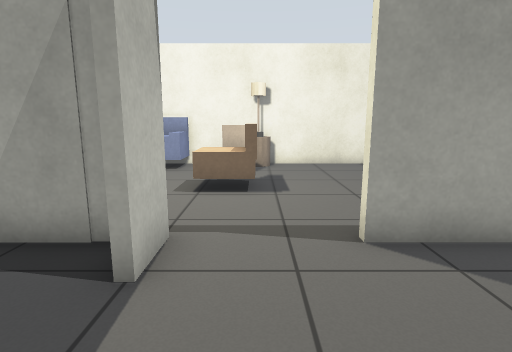
view 1 (above)

18 first-person views from a walk through a Gazebo world. The camera is 0.9 m above the floor, tilts 10° down and sees 80° across. The floor is counted in squares, 0.5 m on a side. Each view is taken from the middle of a square. On the plan, view 1 faces up. The plan holds only what a view shows up to about 16 squares ahead; the rest is blank. Robots are left out.

view 2
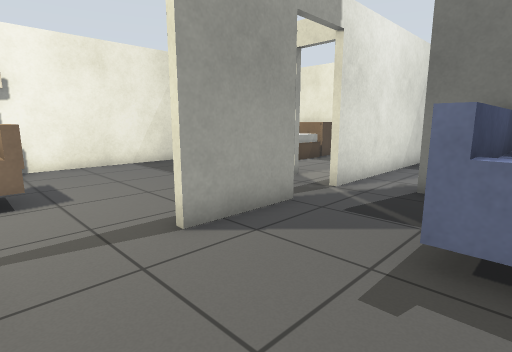

view 3
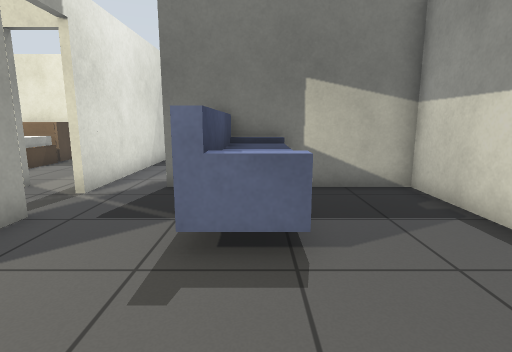

view 4
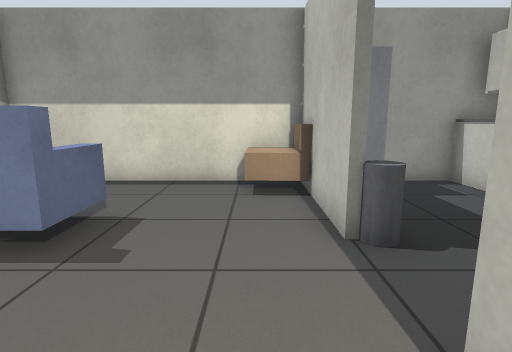

view 5
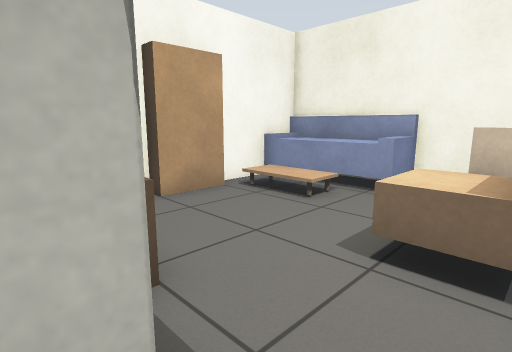

view 6
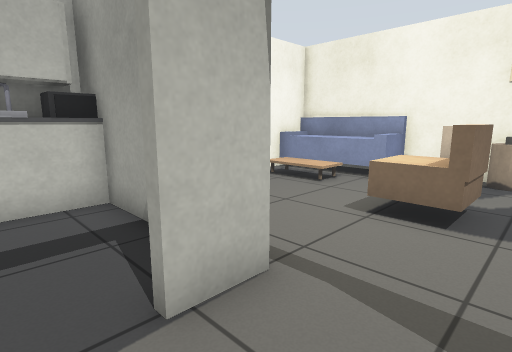

view 7
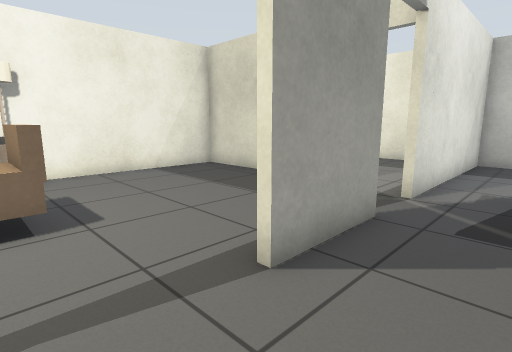

view 8
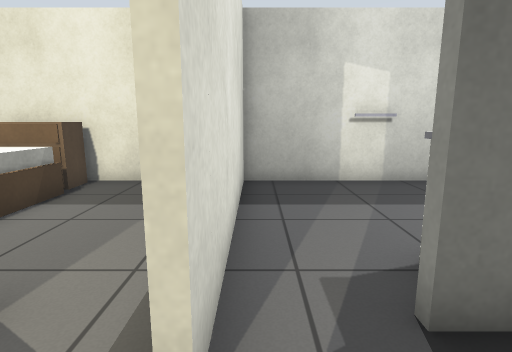

view 9
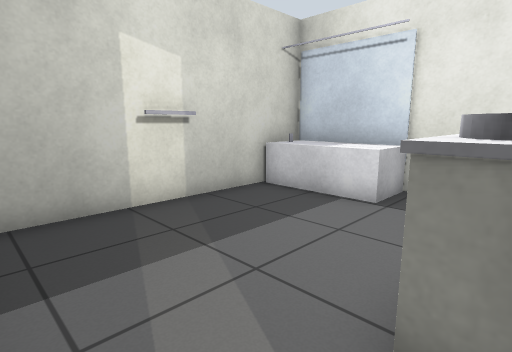

view 10
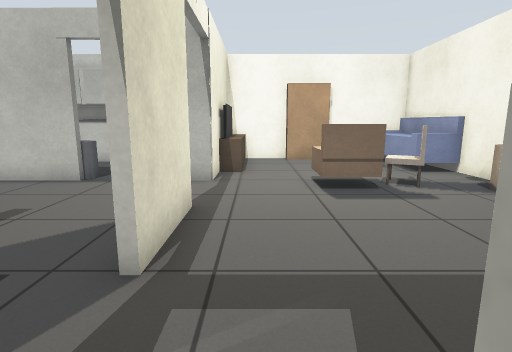

view 11
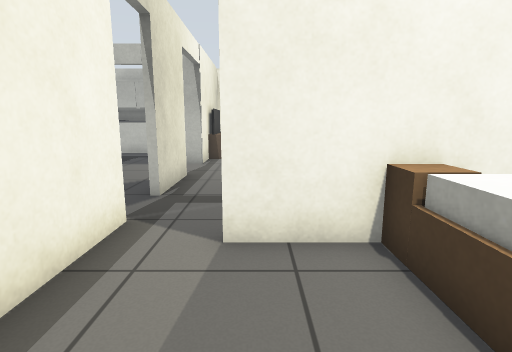

view 12
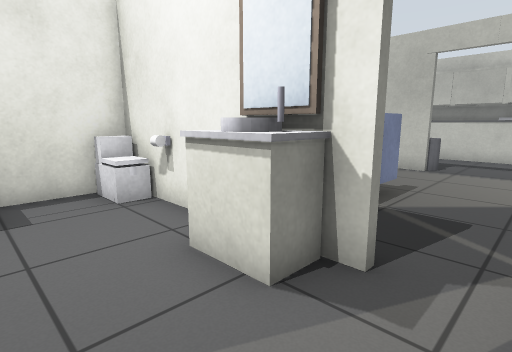

view 13
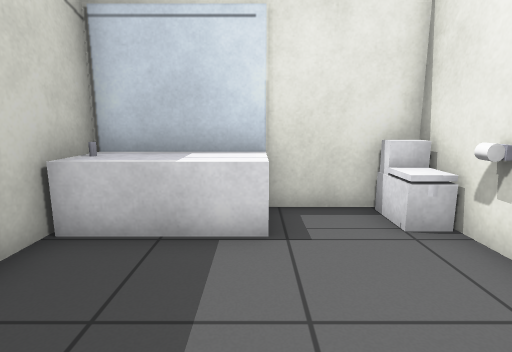

view 14
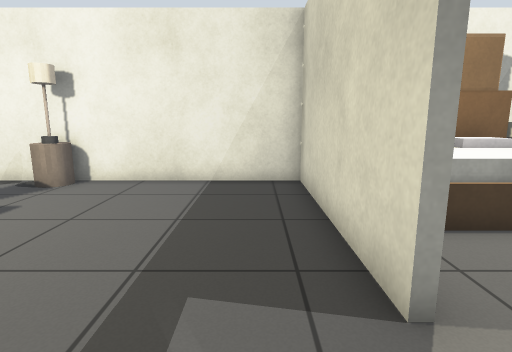

view 15
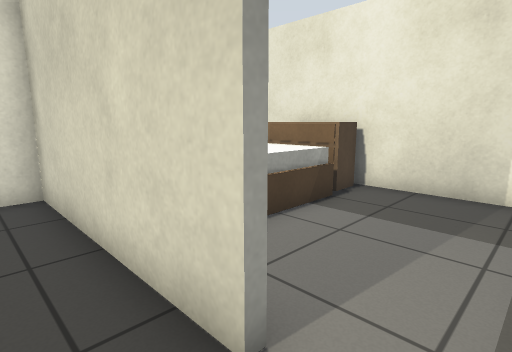

view 16
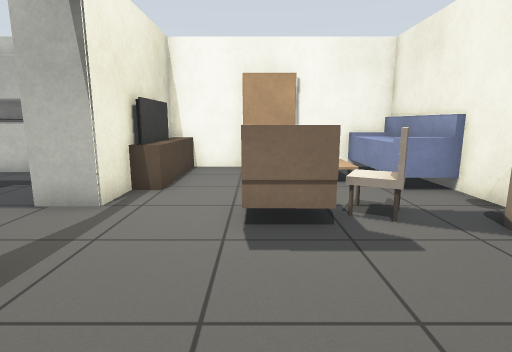

view 17
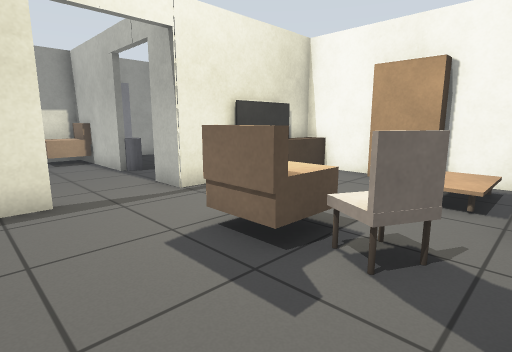

view 18
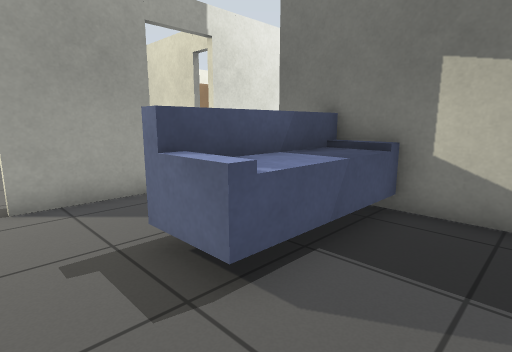

### Floor plan
Points are (right, up) in squares from view 1. A wall is a line through its corners. A room is listed if a view was taken in it or the views show most of it. See-through windows are left out.
Room 1 (views 1, 2, 3, 4, 5, 6, 7, 8, 9, 10, 11, 12, 13, 14, 15, 16, 17, 18)
walls: (6.5, 4.6) (9.5, 4.6); (7.4, 7.4) (7.4, 8.5); (-1.4, -0.4) (-1.4, -2.5); (7.6, -0.4) (7.6, -1.5); (7.6, 8.5) (7.6, 7.4); (0.6, -4.4) (7.2, -4.4); (7.4, 12.4) (7.4, 13.3) (-2.2, 13.3); (8.8, -4.4) (10.4, -4.4); (-7.4, 7.5) (-7.4, 5.5); (14.3, 5.6) (14.3, 8.5); (-5.2, -4.4) (-3.9, -4.4); (14.1, -0.1) (14.1, 1.1); (-7.4, 11.5) (-7.4, 9.5); (14.3, -2.5) (14.3, 4.4) (6.5, 4.4); (14.3, 11.4) (14.3, 12.8)
objects: TV cabinet (-8, 5) to (-5, 5); counter (-7, -4) to (-6, 1); cabinet (-7, -3); cabinet (-7, -1); cabinet (-7, 1); other object (-7, 2) to (-6, 3); other object (-7, 4) to (-6, 4); bookshelf (-7, 8) to (-7, 9); sofa (-7, 12) to (-3, 13); other object (-6, 10) to (-4, 11); TV cabinet (-4, 5) to (-3, 5); fridge (-3, -4) to (-2, -3); door leaf (-2, 0); other object (-2, 1); door leaf (-2, 4) to (-2, 5); armchair (-1, -4) to (0, -3); armchair (-1, 8) to (0, 9); chair (-1, 10) to (-1, 11); lamp (-1, 13); other object (0, 13); door leaf (2, 5) to (4, 5); sofa (3, -1) to (7, 1); door leaf (7, 7); other object (7, 9) to (8, 10); other object (8, -4) to (8, -3); other object (8, -2); other object (8, 0); other object (8, 1); other object (8, 2); bed (8, 9) to (12, 12); bathtub (11, -4) to (14, -3); chest of drawers (13, 9) to (14, 11); other object (13, 12)

Where each view was taken, in squares from view 1:
view 1: 0 up, 0 right, facing up
view 2: 0 up, 1 left, facing up-right
view 3: 0 up, 1 left, facing right
view 4: 5 up, 0 right, facing down
view 5: 4 up, 0 right, facing up-left
view 6: 2 up, 1 right, facing up-left
view 7: 2 up, 1 left, facing up-right
view 8: 4 up, 5 right, facing right
view 9: 4 up, 8 right, facing down-right
view 10: 6 up, 8 right, facing left
view 11: 7 up, 12 right, facing left
view 12: 4 up, 11 right, facing down-left
view 13: 2 up, 11 right, facing down
view 14: 4 up, 6 right, facing up
view 15: 5 up, 6 right, facing up-right
view 16: 8 up, 5 right, facing left
view 17: 12 up, 3 right, facing down-left
view 18: 3 down, 1 right, facing up-right
